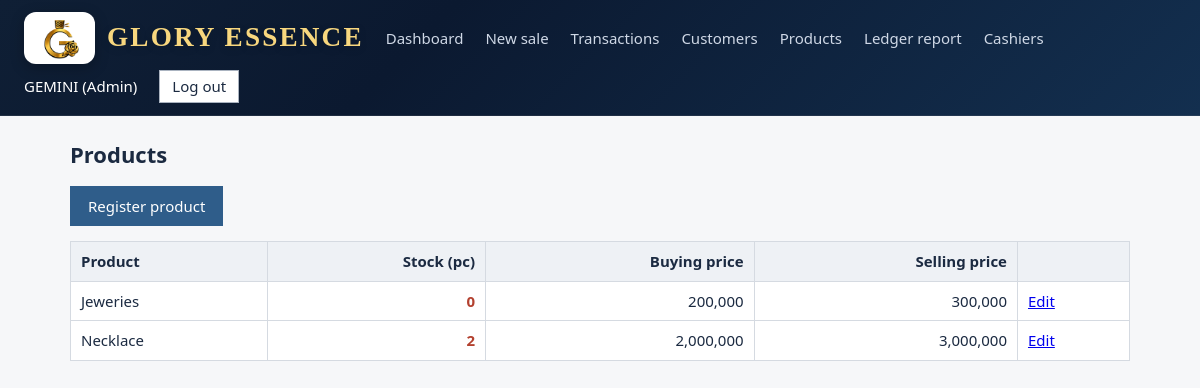
Screenshot of /products/ (signed in) with the database file from the repository.
### shop/models.py (models this page shows, shortened)
class Product(models.Model):
    name = models.CharField(max_length=120, unique=True)
    quantity = models.PositiveIntegerField("Stock now (pc)", default=0)
    opening_quantity = models.PositiveIntegerField(default=0, editable=False)
    buying_price = models.DecimalField(max_digits=12, decimal_places=2)
    selling_price = models.DecimalField(max_digits=12, decimal_places=2)
    created = models.DateTimeField(auto_now_add=True)
    class Meta:
        ordering = ["name"]

### shop/views.py (the view)
    @login_required
    def wrapper(request, *a, **k):
        if not request.user.is_staff:
            messages.error(request, "That page is for the admin only.")
            return redirect("home")
        return view(request, *a, **k)

### shop/views.py (called while the page is built)
def admin_required(view):
    @login_required
    def wrapper(request, *a, **k):
        if not request.user.is_staff:
            messages.error(request, "That page is for the admin only.")
            return redirect("home")
        return view(request, *a, **k)
    wrapper.__name__ = view.__name__
    return wrapper

@admin_required
def products(request):
    return render(request, "shop/products.html", {"products": Product.objects.all()})

### shop/templates/shop/products.html (shortened to what this page needs)
{% extends "shop/base.html" %}
{% block content %}
<h1>Products</h1><p><a class="btn" href="{% url 'product_new' %}">Register product</a></p>
<table><thead><tr><th>Product</th><th class="n">Stock (pc)</th><th class="n">Buying price</th><th class="n">Selling price</th><th></th></tr></thead><tbody>
{% for p in products %}<tr><td>{{ p.name }}</td><td class="n {% if p.quantity <= 5 %}low{% endif %}">{{ p.quantity }}</td><td class="n">{{ p.buying_price|floatformat:"0g" }}</td><td class="n">{{ p.selling_price|floatformat:"0g" }}</td><td><a href="{% url 'product_edit' p.pk %}">Edit</a></td></tr>
{% empty %}<tr><td colspan="5">No products yet. Register your first product.</td></tr>{% endfor %}</tbody></table>
{% endblock %}

### shop/templates/shop/base.html (shortened to what this page needs)
{% load static %}
<!doctype html>
<html lang="en"><head><meta charset="utf-8"><meta name="viewport" content="width=device-width,initial-scale=1">
</head><body>
<header>
  <div class="brand"><a href="{% url 'home' %}" style="padding:0;display:flex"><img src="{% static 'shop/logo-emblem.png' %}" alt="Glory Essence logo"></a><span>Glory Essence</span></div>
{% if user.is_authenticated %}
 {% if user.is_staff %}<a href="{% url 'dashboard' %}">Dashboard</a>{% endif %}
 <a href="{% url 'sale_new' %}">New sale</a><a href="{% url 'sales' %}">Transactions</a>
 <a href="{% url 'customers' %}">Customers</a>
 {% if user.is_staff %}<a href="{% url 'products' %}">Products</a><a href="{% url 'report' %}">Ledger report</a><a href="{% url 'cashiers' %}">Cashiers</a>{% endif %}
 <span>{{ user.get_full_name|default:user.username }}{% if user.is_staff %} (Admin){% endif %}</span>
 <form method="post" action="{% url 'logout' %}" style="margin:0">{% csrf_token %}<button class="alt" style="padding:4px 12px">Log out</button></form>
{% endif %}</header>
<main>
{% block content %}{% endblock %}
</main></body></html>

### shop/templates/shop/base.html (style rules this page uses)
:root { --ink:#1b2a41;--blue:#2f5d8a;--rule:#d5dae1;--bg:#f6f7f9;--ok:#2e7d4f;--bad:#b3412f;--card:#fff }
* { box-sizing:border-box }
body { margin:0;background:var(--bg);color:var(--ink);font:15px/1.5 "Segoe UI",system-ui,sans-serif }
header { background:linear-gradient(135deg,#0f1f35,#0b1930 35%,#132f4f);color:#fff;display:flex;flex-wrap:wrap;align-items:center;gap:6px 22px;padding:12px 24px;border-bottom:1px solid rgba(255,255,255,.08) }
header .brand { display:flex;align-items:center;gap:12px;font-weight:700;font-size:18px;letter-spacing:.06em;color:#f8d77e;text-transform:uppercase }
header .brand img { height:52px;width:auto;object-fit:contain;display:block;padding:5px 8px;border-radius:12px;background:#fff;box-shadow:0 4px 14px rgba(0,0,0,.25) }
header .brand span { font-family:Georgia,"Times New Roman",serif;font-size:1.7rem;letter-spacing:.08em;line-height:1.1;text-shadow:0 2px 8px rgba(0,0,0,.18) }
header a { color:#cfd8e6;text-decoration:none;padding:4px 0 }
main { max-width:1100px;margin:22px auto;padding:0 20px }
h1 { font-size:22px;margin:0 0 14px }
table { border-collapse:collapse;width:100%;background:var(--card) }
th,td { border:1px solid var(--rule);padding:8px 10px;text-align:left }
th { background:#eef1f5;font-weight:600 }
td.n,th.n { text-align:right;font-variant-numeric:tabular-nums }
.low { color:var(--bad);font-weight:600 }
.btn,button { background:var(--blue);color:#fff;border:0;padding:9px 18px;font:inherit;cursor:pointer;text-decoration:none;display:inline-block }
.btn.alt,button.alt { background:#fff;color:var(--ink);border:1px solid #aab3c0 }

### rows the page displays
Product: name "Jeweries", quantity "0", buying_price "200,000", selling_price "300,000"
Product: name "Necklace", quantity "2", buying_price "2,000,000", selling_price "3,000,000"

### other values shown
{{ user.get_full_name|default:user.username }} "GEMINI"
